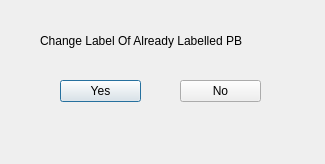
<?xml version="1.0" encoding="UTF-8"?>
<ui version="4.0">
 <class>ChageLabelofPBs</class>
 <widget class="QDialog" name="ChageLabelofPBs">
  <property name="geometry">
   <rect>
    <x>0</x>
    <y>0</y>
    <width>325</width>
    <height>164</height>
   </rect>
  </property>
  <property name="windowTitle">
   <string>Dialog</string>
  </property>
  <widget class="QLabel" name="label">
   <property name="geometry">
    <rect>
     <x>40</x>
     <y>20</y>
     <width>241</width>
     <height>41</height>
    </rect>
   </property>
   <property name="text">
    <string>Change Label Of Already Labelled PB</string>
   </property>
  </widget>
  <widget class="QPushButton" name="pushButton">
   <property name="geometry">
    <rect>
     <x>60</x>
     <y>80</y>
     <width>81</width>
     <height>22</height>
    </rect>
   </property>
   <property name="text">
    <string>Yes</string>
   </property>
  </widget>
  <widget class="QPushButton" name="pushButton_2">
   <property name="geometry">
    <rect>
     <x>180</x>
     <y>80</y>
     <width>81</width>
     <height>22</height>
    </rect>
   </property>
   <property name="text">
    <string>No</string>
   </property>
  </widget>
 </widget>
 <resources/>
 <connections/>
</ui>
